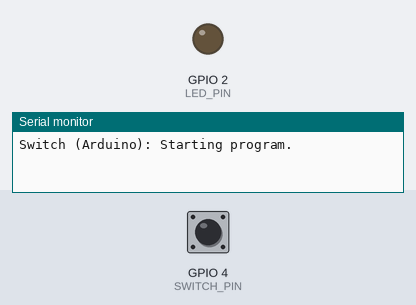
A program run on a simulated ESP32. On the bench: output pins drawn as LEDs (lit = HIGH), the last lines printed to the serial monitor. Inputs (shaded band) come from the test bench; at power-on: GPIO 4 (SWITCH_PIN) HIGH.

Above: at 1.2 s.
1.3 s: GPIO 4 (SWITCH_PIN) pulled LOW for 0.15 s
At 1.37 s:
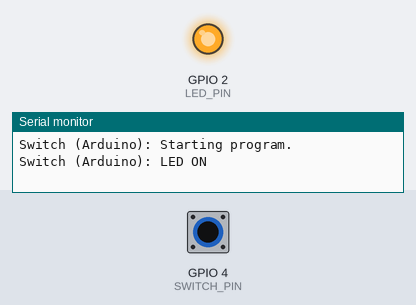
2.9 s: GPIO 4 (SWITCH_PIN) pulled LOW for 3.2 s
At 7.4 s:
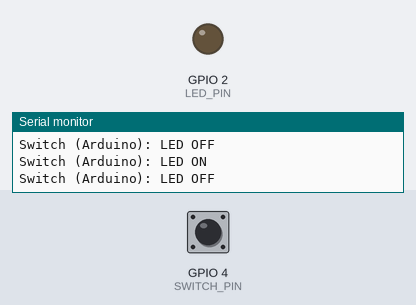
Timing chart, 0 to 8.9 s (numbered marks = the images above; inputs shaded):
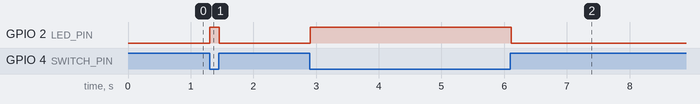

The program:

main.cpp
```cpp
// Author: Anthony Yalong
// Description: Bare-bones switch-LED integration using ESP32 (Arduino framework). Reads a push-button input and controls an LED output via GPIO

#include <Arduino.h>

// GPIO definitions
const int LED_PIN = 2;
const int SWITCH_PIN = 4;

void setup() {
  // Setup serial
  Serial.begin(115200);
  Serial.println("Switch (Arduino): Starting program.");

  // LED init
  pinMode(LED_PIN, OUTPUT);
  digitalWrite(LED_PIN, LOW);

  // Swtich init
  pinMode(SWITCH_PIN, INPUT_PULLUP);
}

void loop() {
  // Read switch
  bool is_pressed = !digitalRead(SWITCH_PIN);

  // Update LED
  digitalWrite(LED_PIN, is_pressed ? HIGH : LOW);

  // Logging
  static bool state = false;
  if (state != is_pressed) {
    state = is_pressed;
    Serial.println("Switch (Arduino): " + String(is_pressed ? "LED ON" : "LED OFF"));
  }

  // Delay
  delay(10);
}
```

Measured:
- after the input at 1.3 s, GPIO 2 (LED_PIN): LOW → HIGH at once, → LOW 0.15 s later
- after the input at 2.9 s, GPIO 2 (LED_PIN): LOW → HIGH at once, → LOW 3.2 s later
